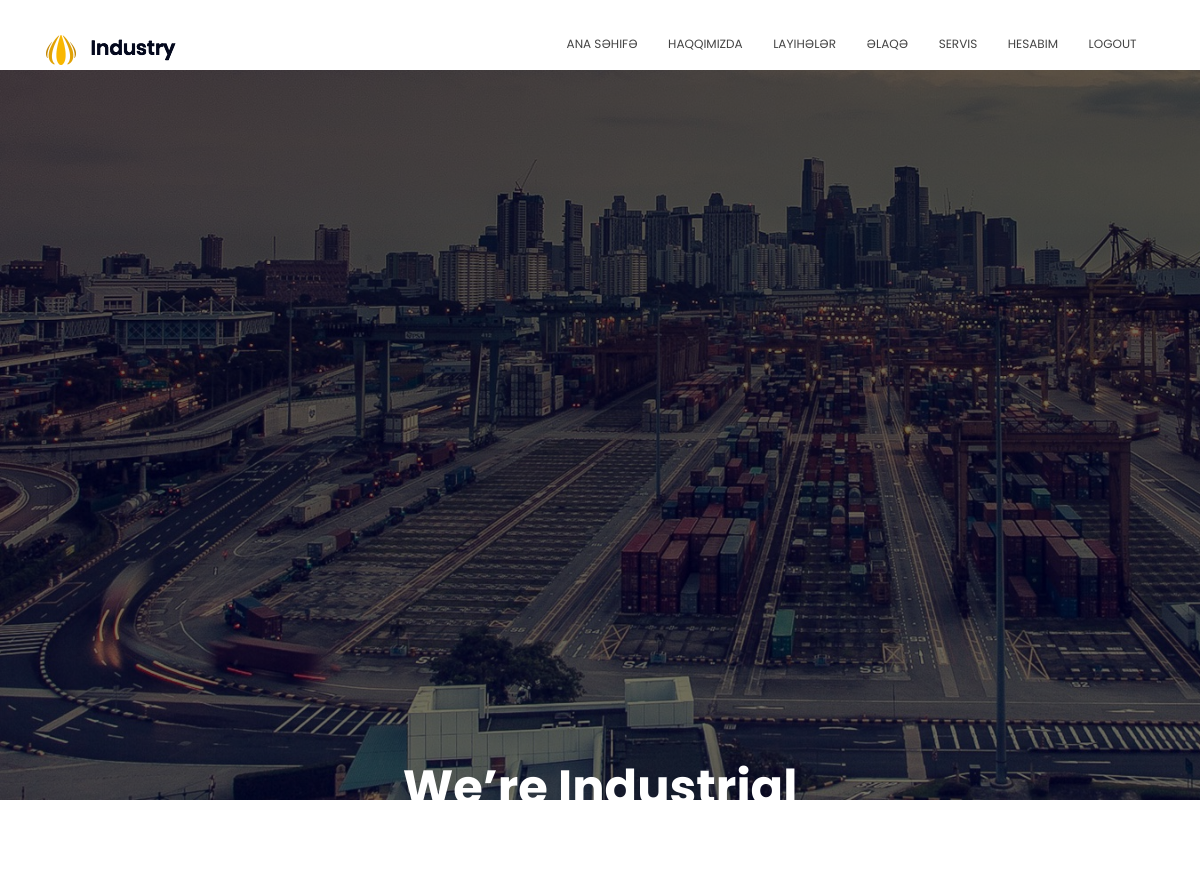
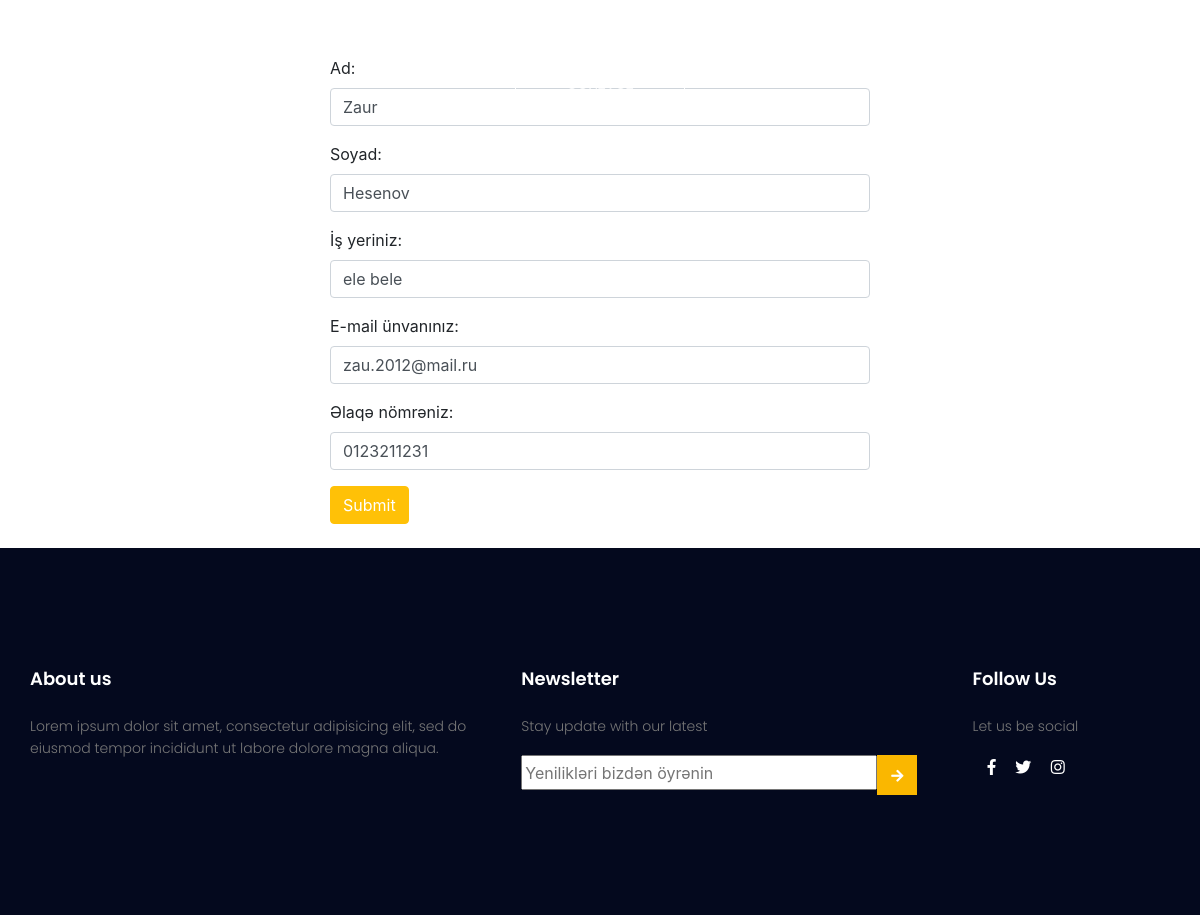
Screenshot of /hesabım (signed in) with the database file from the repository (2 pictures, top to bottom).
### app/models.py (models this page shows, shortened)
class User(db.Model, UserMixin):
    id=db.Column(db.Integer, primary_key=True)
    name=db.Column(db.String(100), nullable=False)
    surname=db.Column(db.String(100), nullable=False)
    company=db.Column(db.String(255), nullable=False)
    email=db.Column(db.String(150), nullable=False)
    phone=db.Column(db.String(150), nullable=False)
    password=db.Column(db.String(50), nullable=False)

### app/views.py (the view)
@app.route("/hesabım", methods=['GET', 'POST'])
@login_required
def account():
    form = UpdateAccountForm()
    if form.validate_on_submit():
        current_user.name = form.name.data
        current_user.surname = form.surname.data
        current_user.company = form.company.data
        current_user.email = form.email.data
        current_user.phone = form.phone.data
        db.session.commit()
        flash('Hesab Məlumatlarınız Yeniləndi!', 'success')
        return redirect(url_for('account'))
    elif request.method == 'GET':
        form.name.data = current_user.name
        form.surname.data = current_user.surname
        form.company.data = current_user.company
        form.email.data = current_user.email
        form.phone.data = current_user.phone
    return render_template('app/account.html', title='Hesabım', form=form)

### app/forms.py (shortened to what this page needs)
class UpdateAccountForm(FlaskForm):
    name = StringField('İstifadəçi Adı', validators=[DataRequired(), Length(min=2, max=20)])
    surname = StringField('Ad', validators=[DataRequired(), Length(min=2, max=20)])
    company = StringField('İş yeriniz')
    email = StringField('Email', validators=[DataRequired(), Email()])
    phone=StringField("Nömrənizi yazın",validators=[validators.DataRequired(message="Telefon nömrənizi yazın"), validators.Length(min=7, max=16)])

### app/models.py (called while the page is built)
@login_manager.user_loader
def load_user(user_id):
    return User.query.get(int(user_id))

### templates/app/account.html (shortened to what this page needs)
{% extends 'app/layout.html' %}
{% block pagegrid %}
<link rel="stylesheet" href="../../static/app/account/css/bootstrap.css" >
{% endblock pagegrid%}
{% block pageinner%}
    <div class="container">
        <div class="row" >
            <div class="col-md-6 mb-4" >
                <form method="POST">
                    <div class="form-group">
                      <label for="name">Ad:</label>
                      {% if form.name.errors%}
                                {{form.name (class = "form-control")}}
                                <div class="invalid-feedback">
                                    {% for error in name.errors %}
                                    <span>{{error}}</span>
                                    {% endfor %}
                                </div>
                                {% else %}
                                {{form.name (class = "form-control")}}
                        {% endif %}
                    </div>
                    <div class="form-group">
                      <label for="surname">Soyad:</label>
                      {% if form.surname.errors%}
                                {{form.surname (class = "form-control")}}
                                <div class="invalid-feedback">
                                    {% for error in surname.errors %}
                                    <span>{{error}}</span>
                                    {% endfor %}
                                </div>
                                {% else %}
                                {{form.surname (class = "form-control")}}
                                {% endif %}
                    </div>
                    <div class="form-group">
                      <label for="company">İş yeriniz:</label>
                                {% if form.company.errors%}
                                {{form.company (class = "form-control")}}
                                <div class="invalid-feedback">
                                    {% for error in company.errors %}
                                    <span>{{error}}</span>
                                    {% endfor %}
                                </div>
                                {% else %}
                                {{form.company (class = "form-control")}}
                                {% endif %}
                    </div>
                    <div class="form-group">
                        <label for="pwd">E-mail ünvanınız:</label>
                                {% if form.email.errors%}
                                {{form.email (class = "form-control")}}
                                <div class="invalid-feedback">
                                    {% for error in email.errors %}
                                    <span>{{error}}</span>
                                    {% endfor %}
                                </div>
                                {% else %}
                                {{form.email (class = "form-control")}}
                                {% endif %}
                      </div>
                      <div class="form-group">
                        <label for="phone">Əlaqə nömrəniz:</label>
                                {% if form.phone.errors%}
                                {{form.phone (class = "form-control")}}
                                <div class="invalid-feedback">
                                    {% for error in phone.errors %}
                                    <span>{{error}}</span>
                                    {% endfor %}
                                </div>
                                {% else %}
                                {{form.phone (class = "form-control")}}
                                {% endif %}
                      </div>
                    <button type="submit" class="btn btn-warning text-white">Submit</button>
                  </form>
            </div>
        </div>
    </div>
{% endblock pageinner%}

### static/app/css/main.css (style rules this page uses)
html, body, div, span, applet, object, iframe, h1, h2, h3, h4, h5, h6, p, blockquote, pre, a, abbr, acronym, address, big, cite, code, del, dfn, em, img, ins, kbd, q, s, samp, small, strike, strong, sub, sup, tt, var, b, u, i, center, dl, dt, dd, ol, ul, li, fieldset, form, label, legend, table, caption, tbody, tfoot, thead, tr, th, td, article, aside, canvas, details, embed, figure, figcaption, footer, header, hgroup, menu, nav, output, ruby, section, summary, time, mark, audio, video { margin: 0; padding: 0; border: 0; font-size: 100%; font: inherit; vertical-align: baseline; }
body { line-height: 1; }
.row { width: 1140px; display: flex; justify-content: space-between; }
.container { width: 100%; margin: 0px auto; padding: 0px 15px; }
.row { display: flex; flex-wrap: wrap; justify-content: center; margin-right: auto; margin-left: auto; max-width: 1140px; }

### rows the page displays
User: name "Zaur", surname "Hesenov", company "ele bele", email "zau.2012@mail.ru", phone "0123211231"
